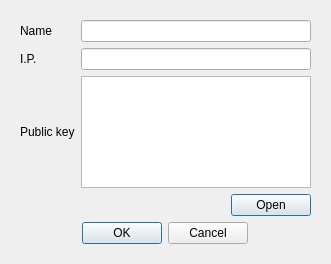
<?xml version="1.0" encoding="UTF-8"?>
<ui version="4.0">
 <class>BodyAddContact</class>
 <widget class="QFrame" name="BodyAddContact">
  <property name="geometry">
   <rect>
    <x>0</x>
    <y>0</y>
    <width>331</width>
    <height>264</height>
   </rect>
  </property>
  <property name="windowTitle">
   <string>Contact Infos</string>
  </property>
  <layout class="QVBoxLayout" name="verticalLayout">
   <item>
    <widget class="QWidget" name="widget" native="true">
     <layout class="QGridLayout" name="gridLayout">
      <item row="3" column="1">
       <widget class="QDialogButtonBox" name="selectPubKey">
        <property name="standardButtons">
         <set>QDialogButtonBox::Open</set>
        </property>
       </widget>
      </item>
      <item row="0" column="1">
       <widget class="QLineEdit" name="name"/>
      </item>
      <item row="2" column="1">
       <widget class="QTextEdit" name="pubKey"/>
      </item>
      <item row="2" column="0">
       <widget class="QLabel" name="label_2">
        <property name="text">
         <string>Public key</string>
        </property>
       </widget>
      </item>
      <item row="0" column="0">
       <widget class="QLabel" name="label">
        <property name="text">
         <string>Name</string>
        </property>
       </widget>
      </item>
      <item row="4" column="0" colspan="2" alignment="Qt::AlignHCenter">
       <widget class="QDialogButtonBox" name="okOrReject">
        <property name="standardButtons">
         <set>QDialogButtonBox::Cancel|QDialogButtonBox::Ok</set>
        </property>
       </widget>
      </item>
      <item row="1" column="0">
       <widget class="QLabel" name="label_3">
        <property name="text">
         <string>I.P.</string>
        </property>
       </widget>
      </item>
      <item row="1" column="1">
       <widget class="QLineEdit" name="ip"/>
      </item>
     </layout>
    </widget>
   </item>
  </layout>
 </widget>
 <tabstops>
  <tabstop>name</tabstop>
  <tabstop>ip</tabstop>
  <tabstop>pubKey</tabstop>
  <tabstop>selectPubKey</tabstop>
  <tabstop>okOrReject</tabstop>
 </tabstops>
 <resources/>
 <connections/>
</ui>
